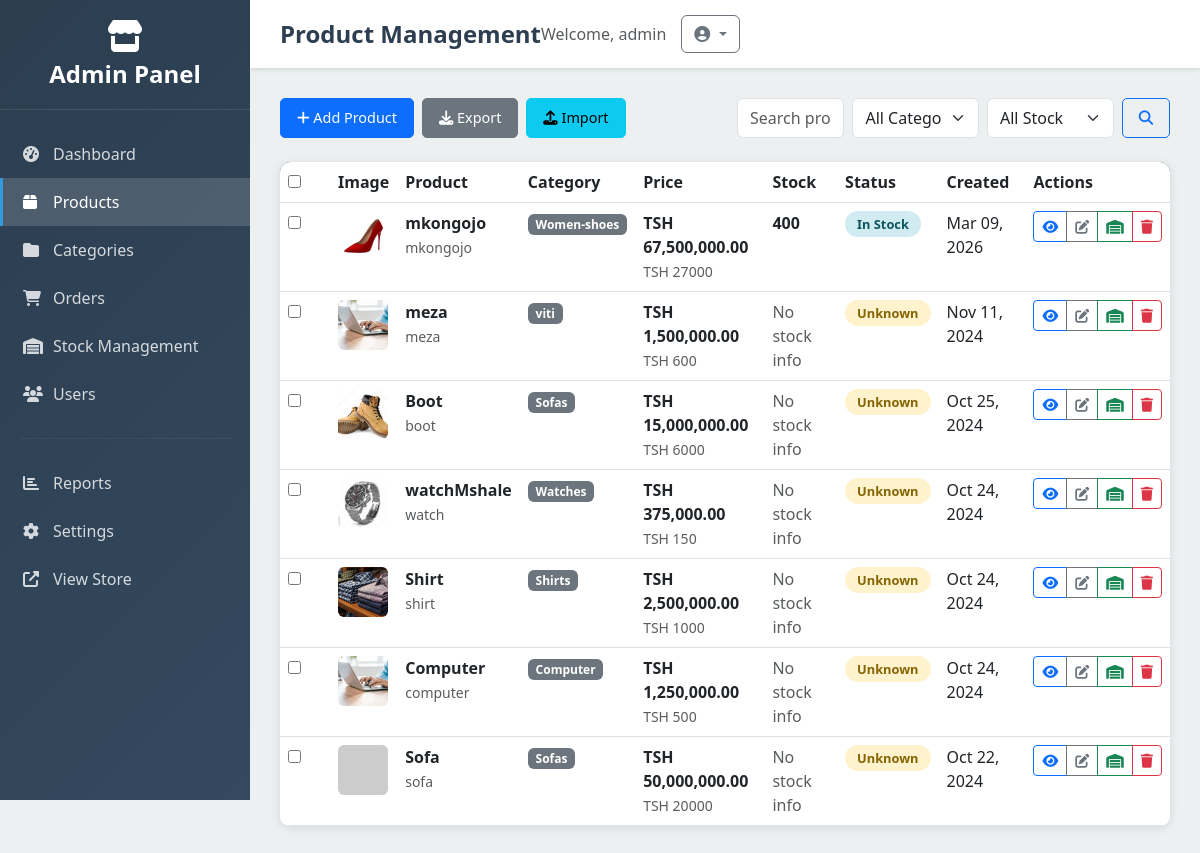
/dashboard/products/ (signed in), run on the app's committed database.
### products/models.py (models this page shows, shortened)
class Product(models.Model):
    category = models.ForeignKey(Category, related_name='product', on_delete=models.CASCADE)
    name = models.CharField(max_length=255)
    slug = models.SlugField()
    description = models.TextField(blank=True, null=True)
    price = models.IntegerField()
    is_featured = models.BooleanField(default=False)
    created_at = models.DateTimeField(auto_now_add=True)
    image = models.ImageField(upload_to='uploads/', blank=True, null=True)
    thumbnail = models.ImageField(upload_to='uploads/', blank=True, null=True)
    class Meta:
        ordering = ('-created_at',)
    def get_display_price(self):
        tsh_price = self.price * 2500  # Convert USD to TSH
        return "TSH {:,.2f}".format(tsh_price)
    def get_thumbnail(self):
        if self.thumbnail:
            return self.thumbnail.url
        else:
            if self.image:
                self.thumbnail = self.make_thumbnail(self.image)
                self.save()
                return self.thumbnail.url
            else:
                return 'https://dummyimage.com/240x240/808080/ffffff'

class Category(models.Model):
    name = models.CharField(max_length=255)
    slug = models.SlugField(unique=True)
    class Meta:
        ordering =('name',)

### core/models.py (models this page shows, shortened)
class Stock(models.Model):
    product = models.OneToOneField('products.Product', on_delete=models.CASCADE)
    quantity = models.IntegerField(default=0)
    reorder_level = models.IntegerField(default=10)
    last_updated = models.DateTimeField(auto_now=True)
    def is_low_stock(self):
        return self.quantity <= self.reorder_level

### core/admin_views.py (the view, shortened to what this page needs)
# urls.py: path('dashboard/products/', admin_views.admin_product_list, name='admin_product_list'),
@login_required
@user_passes_test(is_admin)
def admin_product_list(request):
    search = request.GET.get('search', '')
    category_id = request.GET.get('category', '')
    stock_status = request.GET.get('stock_status', '')
    products = Product.objects.select_related('category', 'stock').all()
    if search:
        products = products.filter(
            Q(name__icontains=search) |
            Q(description__icontains=search) |
            Q(category__name__icontains=search)
        )
    if category_id:
        products = products.filter(category_id=category_id)
    paginator = Paginator(products, 20)
    page_number = request.GET.get('page')
    page_obj = paginator.get_page(page_number)
    categories = Category.objects.all()
    context = {
        'products': page_obj,
        'categories': categories,
        'search': search,
        'selected_category': category_id,
        'stock_status': stock_status,
    }
    return render(request, 'admin_management/product_list.html', context)

### cart/context_processors.py (called while the page is built)
def cart(request):
    return {'cart': Cart(request)}

### core/admin_views.py (called while the page is built)
def is_admin(user):
    return user.is_authenticated and (user.is_staff or user.is_superuser)

### templates/admin_management/product_list.html (shortened to what this page needs)
{% extends 'admin_management/base.html' %}
{% block page_title %}Product Management{% endblock %}
{% block content %}
<div class="row mb-4">
    <div class="col-md-6">
        <div class="d-flex gap-2">
            <a href="{% url 'admin_product_add' %}" class="btn btn-admin btn-primary">
                <i class="fas fa-plus"></i> Add Product
            </a>
            <button class="btn btn-admin btn-secondary" onclick="exportProducts()">
                <i class="fas fa-download"></i> Export
            </button>
            <button class="btn btn-admin btn-info" onclick="importProducts()">
                <i class="fas fa-upload"></i> Import
            </button>
        </div>
    </div>
    <div class="col-md-6">
        <form method="GET" class="d-flex gap-2" id="filterForm">
            <input type="text" name="search" class="form-control" placeholder="Search products..." value="{{ request.GET.search }}" id="searchInput">
            <select name="category" class="form-select" style="max-width: 200px;" id="categorySelect">
                <option value="">All Categories</option>
            </select>
            <select name="stock_status" class="form-select" style="max-width: 150px;" id="stockStatusSelect">
                <option value="">All Stock</option>
            </select>
            <button type="submit" class="btn btn-admin btn-outline-primary">
                <i class="fas fa-search"></i>
            </button>
        </form>
    </div>
</div>
<div class="admin-table">
    <div class="table-responsive">
        <table class="table table-hover mb-0">
            <thead>
                <tr>
                    <th style="width: 50px;">
                        <input type="checkbox" id="selectAll" onchange="toggleSelectAll()">
                    </th>
                    <th>Image</th>
                    <th>Product</th>
                    <th>Category</th>
                    <th>Price</th>
                    <th>Stock</th>
                    <th>Status</th>
                    <th>Created</th>
                    <th>Actions</th>
                </tr>
            </thead>
            <tbody>
                {% for product in products %}
                <tr>
                    <td>
                        <input type="checkbox" class="product-checkbox" value="{{ product.id }}">
                    </td>
                    <td>
                        <img src="{{ product.get_thumbnail }}"
                             class="rounded" width="50" height="50" style="object-fit: cover;"
                             onerror="this.src='/static/img/no-image.png'">
                    </td>
                    <td>
                        <strong>{{ product.name }}</strong><br>
                        <small class="text-muted">{{ product.slug }}</small>
                    </td>
                    <td>
                        <span class="badge bg-secondary">{{ product.category.name }}</span>
                    </td>
                    <td>
                        <strong>{{ product.get_display_price }}</strong><br>
                        <small class="text-muted">TSH {{ product.price }}</small>
                    </td>
                    <td>
                        {% if product.stock %}
                            <div class="d-flex align-items-center">
                                <strong>{{ product.stock.quantity }}</strong>
                            </div>
                        {% else %}
                            <span class="text-muted">No stock info</span>
                        {% endif %}
                    </td>
                    <td>
                        {% if product.stock %}
                            {% if product.stock.quantity == 0 %}
                                <span class="status-badge status-cancelled">Out of Stock</span>
                            {% elif product.stock.is_low_stock %}
                                <span class="status-badge status-pending">Low Stock</span>
                            {% else %}
                                <span class="status-badge status-delivered">In Stock</span>
                            {% endif %}
                        {% else %}
                            <span class="status-badge status-pending">Unknown</span>
                        {% endif %}
                    </td>
                    <td>{{ product.created_at|date:"M d, Y" }}</td>
                    <td>
                        <div class="btn-group btn-group-sm">
                            <a href="{% url 'admin_product_detail' product.id %}" class="btn btn-outline-primary" title="View">
                                <i class="fas fa-eye"></i>
                            </a>
                            <a href="{% url 'admin_product_edit' product.id %}" class="btn btn-outline-secondary" title="Edit">
                                <i class="fas fa-edit"></i>
                            </a>
                            <button class="btn btn-outline-success" onclick="quickEditStock({{ product.id }})" title="Edit Stock">
                                <i class="fas fa-warehouse"></i>
                            </button>
                            <button class="btn btn-outline-danger" onclick="deleteProduct({{ product.id }})" title="Delete">
                                <i class="fas fa-trash"></i>
                            </button>
                        </div>
                    </td>
                </tr>
                {% endfor %}
            </tbody>
        </table>
    </div>
</div>
{% endblock %}

### templates/admin_management/base.html (shortened to what this page needs)
<!DOCTYPE html>
<html lang="en">
<head>
    <link href="https://cdn.jsdelivr.net/npm/bootstrap@5.3.0/dist/css/bootstrap.min.css" rel="stylesheet">
    <link rel="stylesheet" href="https://cdnjs.cloudflare.com/ajax/libs/font-awesome/6.4.0/css/all.min.css">
</head>
<body>
    <aside class="sidebar" id="sidebar">
        <div class="sidebar-header">
            <i class="fas fa-store fa-2x mb-2"></i>
            <h3>Admin Panel</h3>
        </div>
        <nav class="sidebar-menu">
            <a href="{% url 'admin_dashboard' %}" class="sidebar-item {% if request.resolver_match.url_name == 'admin_dashboard' %}active{% endif %}">
                <i class="fas fa-tachometer-alt"></i>
                Dashboard
            </a>
            <a href="{% url 'admin_product_list' %}" class="sidebar-item {% if 'product' in request.resolver_match.url_name %}active{% endif %}">
                <i class="fas fa-box"></i>
                Products
            </a>
            <a href="{% url 'admin_category_list' %}" class="sidebar-item {% if 'category' in request.resolver_match.url_name %}active{% endif %}">
                <i class="fas fa-folder"></i>
                Categories
            </a>
            <a href="{% url 'admin_order_list' %}" class="sidebar-item {% if 'order' in request.resolver_match.url_name %}active{% endif %}">
                <i class="fas fa-shopping-cart"></i>
                Orders
            </a>
            <a href="{% url 'admin_stock_list' %}" class="sidebar-item {% if 'stock' in request.resolver_match.url_name %}active{% endif %}">
                <i class="fas fa-warehouse"></i>
                Stock Management
            </a>
            <a href="{% url 'admin_user_list' %}" class="sidebar-item {% if 'user' in request.resolver_match.url_name %}active{% endif %}">
                <i class="fas fa-users"></i>
                Users
            </a>
            <hr style="border-color: rgba(255,255,255,0.2); margin: 20px;">
            <a href="{% url 'admin_reports' %}" class="sidebar-item">
                <i class="fas fa-chart-bar"></i>
                Reports
            </a>
            <a href="{% url 'admin_settings' %}" class="sidebar-item">
                <i class="fas fa-cog"></i>
                Settings
            </a>
            <a href="{% url 'home' %}" class="sidebar-item">
                <i class="fas fa-external-link-alt"></i>
                View Store
            </a>
        </nav>
    </aside>
    <main class="main-content">
        <div class="top-bar">
            <h1 class="page-title">{% block page_title %}Admin Panel{% endblock %}</h1>
            <div class="user-menu">
                <span class="text-muted">Welcome, {{ user.username }}</span>
                <div class="dropdown">
                    <button class="btn btn-outline-secondary dropdown-toggle" type="button" data-bs-toggle="dropdown">
                        <i class="fas fa-user-circle"></i>
                    </button>
                </div>
            </div>
        </div>
        <div class="content-area">
            {% block content %}{% endblock %}
        </div>
    </main>
</body>
</html>

### templates/admin_management/base.html (style rules this page uses)
:root { --sidebar-width: 250px; --primary-color: #2c3e50; --secondary-color: #34495e; --accent-color: #3498db; --success-color: #27ae60; --warning-color: #f39c12; --danger-color: #e74c3c; --light-bg: #ecf0f1; --dark-text: #2c3e50; }
body { font-family: 'Segoe UI', Tahoma, Geneva, Verdana, sans-serif; background-color: var(--light-bg); }
.sidebar { position: fixed; top: 0; left: 0; height: 100vh; width: var(--sidebar-width); background: linear-gradient(135deg, var(--primary-color), var(--secondary-color)); color: white; z-index: 1000; overflow-y: auto; transition: transform 0.3s ease; }
.sidebar-header { padding: 20px; text-align: center; border-bottom: 1px solid rgba(255,255,255,0.1); }
.sidebar-header h3 { margin: 0; font-size: 1.5rem; font-weight: bold; }
.sidebar-menu { padding: 20px 0; }
.sidebar-item { padding: 12px 20px; display: flex; align-items: center; color: rgba(255,255,255,0.8); text-decoration: none; transition: all 0.3s ease; border-left: 3px solid transparent; }
.sidebar-item.active { background-color: rgba(255,255,255,0.15); color: white; border-left-color: var(--accent-color); }
.sidebar-item i { width: 20px; margin-right: 10px; }
.main-content { margin-left: var(--sidebar-width); min-height: 100vh; transition: margin-left 0.3s ease; }
.top-bar { background: white; padding: 15px 30px; box-shadow: 0 2px 4px rgba(0,0,0,0.1); display: flex; justify-content: between; align-items: center; }
.page-title { font-size: 1.5rem; font-weight: 600; color: var(--dark-text); margin: 0; }
.user-menu { display: flex; align-items: center; gap: 15px; }
.content-area { padding: 30px; }
.admin-table { background: white; border-radius: 10px; overflow: hidden; box-shadow: 0 2px 10px rgba(0,0,0,0.1); }
.admin-table thead { background: var(--primary-color); color: white; }
.btn-admin { padding: 8px 16px; border-radius: 5px; font-size: 0.9rem; transition: all 0.3s ease; }
.status-badge { padding: 4px 12px; border-radius: 20px; font-size: 0.8rem; font-weight: 600; }
.status-pending { background-color: #fff3cd; color: #856404; }
.status-delivered { background-color: #d1ecf1; color: #0c5460; }

### data on the page
Product: get_thumbnail (picture), name "mkongojo", slug "mkongojo", category.name "Women-shoes", get_display_price "TSH 67,500,000.00", price "27000", stock.quantity "400", shows "In Stock", created_at "Mar 09, 2026"
Product: get_thumbnail (picture), name "meza", slug "meza", category.name "viti", get_display_price "TSH 1,500,000.00", price "600", shows "No stock info", shows "Unknown", created_at "Nov 11, 2024"
Product: get_thumbnail (picture), name "Boot", slug "boot", category.name "Sofas", get_display_price "TSH 15,000,000.00", price "6000", shows "No stock info", shows "Unknown", created_at "Oct 25, 2024"
Product: get_thumbnail (picture), name "watchMshale", slug "watch", category.name "Watches", get_display_price "TSH 375,000.00", price "150", shows "No stock info", shows "Unknown", created_at "Oct 24, 2024"
Product: get_thumbnail (picture), name "Shirt", slug "shirt", category.name "Shirts", get_display_price "TSH 2,500,000.00", price "1000", shows "No stock info", shows "Unknown", created_at "Oct 24, 2024"
Product: get_thumbnail (picture), name "Computer", slug "computer", category.name "Computer", get_display_price "TSH 1,250,000.00", price "500", shows "No stock info", shows "Unknown", created_at "Oct 24, 2024"
Product: name "Sofa", slug "sofa", category.name "Sofas", get_display_price "TSH 50,000,000.00", price "20000", shows "No stock info", shows "Unknown", created_at "Oct 22, 2024"

### other printed values
{{ user.username }} "admin"
